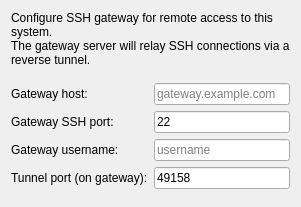
<?xml version="1.0" encoding="UTF-8"?>
<ui version="4.0">
 <class>GatewaySettingsPage</class>
 <widget class="QWidget" name="GatewaySettingsPage">
  <layout class="QVBoxLayout" name="verticalLayout">
   <item>
    <widget class="QLabel" name="descriptionLabel">
     <property name="text">
      <string>Configure SSH gateway for remote access to this system.
The gateway server will relay SSH connections via a reverse tunnel.</string>
     </property>
     <property name="wordWrap">
      <bool>true</bool>
     </property>
    </widget>
   </item>
   <item>
    <spacer name="topSpacer">
     <property name="orientation">
      <enum>Qt::Vertical</enum>
     </property>
     <property name="sizeType">
      <enum>QSizePolicy::Fixed</enum>
     </property>
     <property name="sizeHint" stdset="0">
      <size><width>0</width><height>10</height></size>
     </property>
    </spacer>
   </item>
   <item>
    <layout class="QFormLayout" name="formLayout">
     <item row="0" column="0">
      <widget class="QLabel" name="gatewayHostLabel">
       <property name="text"><string>Gateway host:</string></property>
      </widget>
     </item>
     <item row="0" column="1">
      <widget class="QLineEdit" name="gatewayHostEdit">
       <property name="placeholderText"><string>gateway.example.com</string></property>
      </widget>
     </item>
     <item row="1" column="0">
      <widget class="QLabel" name="gatewayPortLabel">
       <property name="text"><string>Gateway SSH port:</string></property>
      </widget>
     </item>
     <item row="1" column="1">
      <widget class="QLineEdit" name="gatewayPortEdit">
       <property name="text"><string>22</string></property>
      </widget>
     </item>
     <item row="2" column="0">
      <widget class="QLabel" name="gatewayUserLabel">
       <property name="text"><string>Gateway username:</string></property>
      </widget>
     </item>
     <item row="2" column="1">
      <widget class="QLineEdit" name="gatewayUserEdit">
       <property name="placeholderText"><string>username</string></property>
      </widget>
     </item>
     <item row="3" column="0">
      <widget class="QLabel" name="tunnelPortLabel">
       <property name="text"><string>Tunnel port (on gateway):</string></property>
      </widget>
     </item>
     <item row="3" column="1">
      <widget class="QLineEdit" name="tunnelPortEdit">
       <property name="text"><string>49158</string></property>
      </widget>
     </item>
    </layout>
   </item>
   <item>
    <spacer name="bottomSpacer">
     <property name="orientation">
      <enum>Qt::Vertical</enum>
     </property>
    </spacer>
   </item>
  </layout>
 </widget>
</ui>
